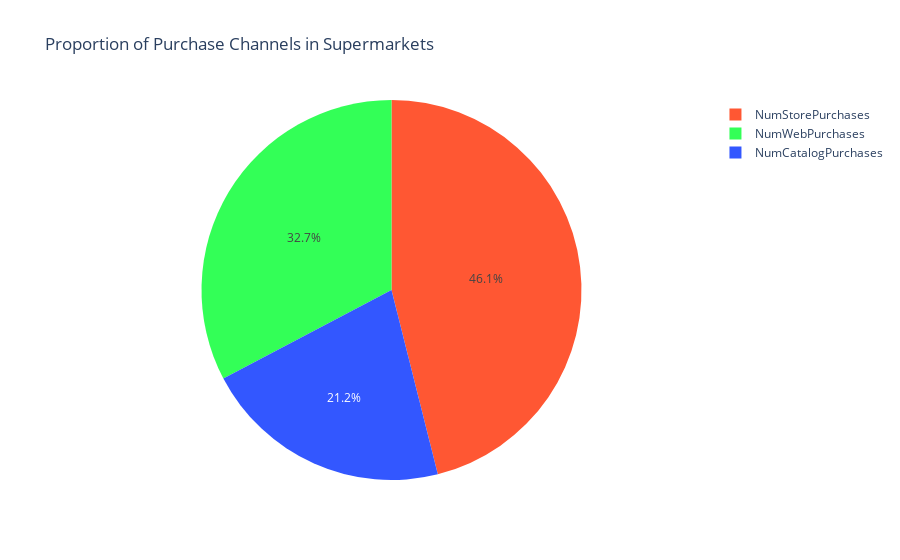

This figure's notebook cell:
### Markdown cell above
### **Proportion of Purchase Channels in Supermarkets**

### Code cell
import plotly.express as px

# Define bright colors
bright_colors = ['#FF5733', '#33FF57', '#3357FF']

# Summarize the purchase channels
purchase_channels = df[['NumWebPurchases', 'NumCatalogPurchases', 'NumStorePurchases']].sum().reset_index()
purchase_channels.columns = ['Channel', 'Total']

# Create the pie chart
fig = px.pie(purchase_channels, values='Total', names='Channel', title='Proportion of Purchase Channels in Supermarkets', color_discrete_sequence=bright_colors)

# Show the plot
fig.show()

### Figure 1 — Plotly figure (JSON) as saved in the notebook; plotly's stock layout.template omitted (floating-point values rounded to 4 significant figures)
{"data": [{"domain": {"x": [0, 1], "y": [0, 1]}, "hovertemplate": "Channel=%{label}<br>Total=%{value}<extra></extra>", "labels": ["NumWebPurchases", "NumCatalogPurchases", "NumStorePurchases"], "legendgroup": "", "name": "", "showlegend": true, "type": "pie", "values": [8347, 5413, 11759]}], "layout": {"legend": {"tracegroupgap": 0}, "piecolorway": ["#FF5733", "#33FF57", "#3357FF"], "title": {"text": "Proportion of Purchase Channels in Supermarkets"}}}
